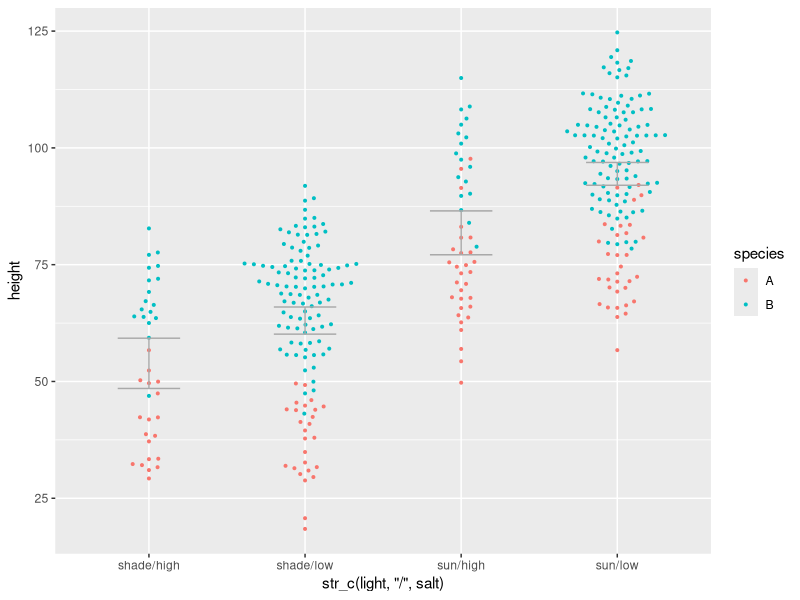
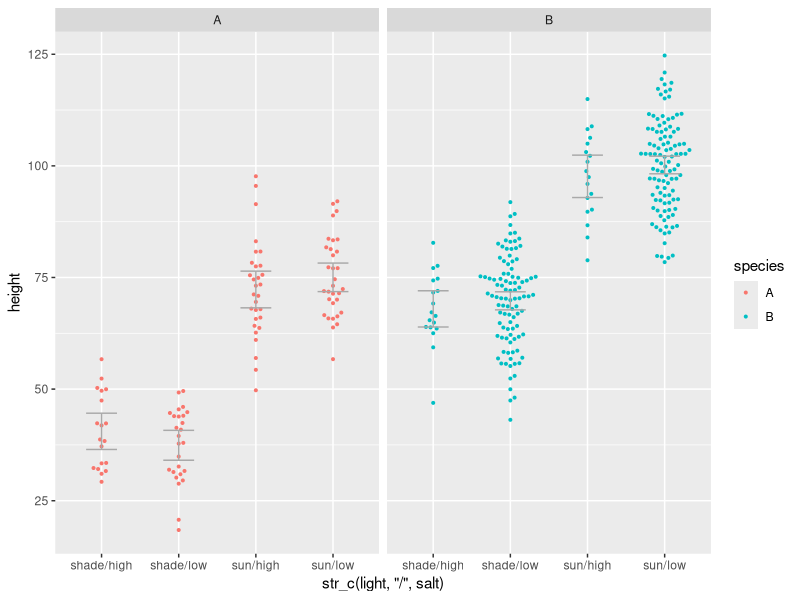

Write R code to recreate these figures, in order.
## ---- chunk 1
library( tidyverse )

read_csv("data_on_git/nhanes.csv") %>%
filter( age >= 18, !is.na(height) ) -> nhanes_adults
## ---- chunk 2
nhanes_adults %>%
group_by( ethnicity ) %>%
summarise( mean(height) )
## ---- chunk 3
nhanes_adults %>%
mutate( mean_height = mean(height) ) %>%  
mutate( residual = height - mean_height ) %>%
summarize( TSS = sum( residual^2 ) )
## ---- chunk 4
nhanes_adults %>%
group_by( ethnicity ) %>%
mutate( mean_height = mean(height) ) %>%  
mutate( residual = height - mean_height ) %>%
ungroup() %>%
summarize( RSS = sum( residual^2 ) ) 
## ---- chunk 5
513931.8 / 551603.5
## ---- chunk 6
nhanes_adults %>%
mutate( ethnicity = sample(ethnicity) ) %>%   # <- Permutation
group_by( ethnicity ) %>%
mutate( mean_height = mean(height) ) %>%  
mutate( residual = height - mean_height ) %>%
ungroup() %>%
summarize( RSS = sum( residual^2 ) ) 
## ---- chunk 7
fit <- lm( height ~ ethnicity, nhanes_adults )

fit
## ---- chunk 8
summary( fit )
## ---- chunk 9
set.seed( 1324 )

bind_rows(
  tibble( mass = rnorm( 30, mean=12, sd=4 ), coat = "gray" ),
  tibble( mass = rnorm( 20, mean=15, sd=4 ), coat = "yellowish" ),
  tibble( mass = rnorm( 20, mean=12, sd=4 ), coat = "darkgray" ),
  tibble( mass = rnorm( 15, mean=12, sd=4 ), coat = "brown" ) ) -> mouse_data
## ---- chunk 10
summary( lm( mass ~ coat, mouse_data ) )
## ---- chunk 11
bind_rows(
  tibble( value = rnorm( 20, mean=10, sd=2 ), group="A" ),
  tibble( value = rnorm( 20, mean=12, sd=2 ), group="B" ) ) -> example_data

summary( lm( value ~ group, example_data ) )
t.test( value ~ group, example_data, var.equal=TRUE )
## ---- chunk 12
fit <- lm( height ~ ethnicity + gender, nhanes_adults )
fit
## ---- chunk 13
anova(fit)
## ---- chunk 14
set.seed( 1324 )

bind_rows(
  tibble( mass = rnorm( 30, mean=12, sd=4 ), coat = "gray" ),
  tibble( mass = rnorm( 20, mean=16, sd=4 ), coat = "yellowish" ),
  tibble( mass = rnorm( 20, mean=12, sd=4 ), coat = "darkgray" ),
  tibble( mass = rnorm( 15, mean=12, sd=4 ), coat = "brown" ) ) %>%
mutate( sex = sample( c("male","female"), n(), replace=TRUE ) ) -> mouse_data

fit <- lm( mass ~ coat + sex, mouse_data )
fit
## ---- chunk 15
anova(fit)
## ---- chunk 16
lm( height ~ ethnicity + gender, nhanes_adults )
## ---- chunk 17
fit <- lm( height ~ ethnicity * gender, nhanes_adults )
fit
## ---- chunk 18
anova(fit)
## ---- chunk 19
fit <- lm( height ~ ethnicity + gender, nhanes_adults )
TukeyHSD( aov(fit) )
## ---- chunk 20
set.seed( 1321 )

tibble( species = sample( c("A", "B"), size = 350, replace = TRUE, prob = c(0.3, 0.7) ) ) %>%
mutate( salt = ifelse( species == "A",
    sample( c( "high","low"), size = n(), replace = TRUE, prob = c(0.5,0.5) ),
    sample( c( "high","low"), size = n(), replace = TRUE, prob = c(0.2,0.8) ) ) ) %>%
mutate( light = sample( c( "shade", "sun" ), size = n(), replace = TRUE, prob = c(0.5,0.5) ) ) %>%
mutate( height = ifelse( species=="A", 40, 70 ) + ifelse( light=="sun", 30, 0 ) + rnorm( n(), 0, 10 ) ) -> tbl

head(tbl)
## ---- chunk 21
fit <- lm( height ~ salt + light, tbl )
fit
## ---- chunk 22
anova(fit)
## ---- chunk 23
fit <- lm( height ~ species + salt + light, tbl )
fit
anova(fit)
## ---- chunk 24
library( ggbeeswarm )

ggplot( tbl, aes( x = str_c(light,"/",salt) ) ) +
  geom_beeswarm(aes( y=height, col=species ), size=.7, cex=1.5 ) +
  geom_errorbar( aes( ymin=conf.low,ymax=conf.high ), col="darkgray", width=.4,
    data = ( tbl %>% group_by( salt, light ) %>% summarise( broom::tidy(t.test(height)) ) ) )
## ---- chunk 25
ggplot( tbl, aes( x = str_c(light,"/",salt) ) ) +
  geom_beeswarm(aes( y=height, col=species ), size=.7, cex=1.5 ) +
  geom_errorbar( aes( ymin=conf.low,ymax=conf.high ), col="darkgray", width=.4,
    data = ( tbl %>% group_by( salt, light, species ) %>% summarise( broom::tidy(t.test(height)) ) ) ) +
  facet_grid( ~ species )
